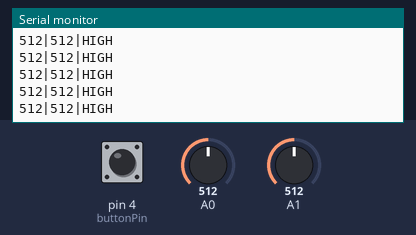
Bench run of a sketch on a simulated Arduino Uno, built with avr-gcc and run on an emulated ATmega328P. Shown: the last lines printed to the serial monitor. The test bench sets the inputs (shaded band); at power-on: pin 4 (buttonPin) HIGH, A0 = 512, A1 = 512.

Above: at 1.2 s.
1.3 s: pin 4 (buttonPin) pulled LOW for 0.2 s
At 1.45 s:
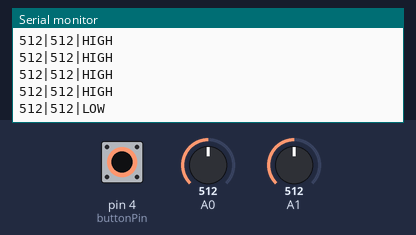
3.0 s: A0 set to 0
At 3.23 s:
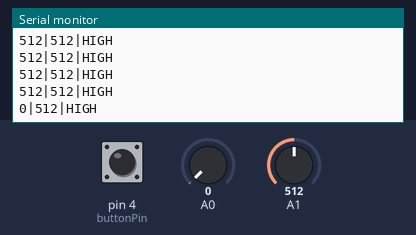
6.0 s: A0 set to 1023
At 6.12 s:
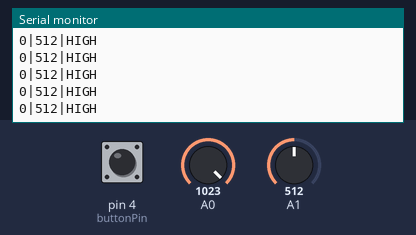
9.0 s: A1 set to 716
At 9.07 s:
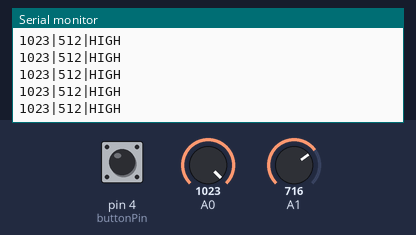
10.5 s: A1 set to 0
At 10.54 s:
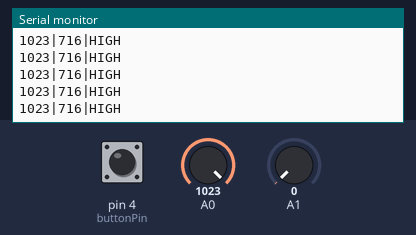
13.5 s: pin 4 (buttonPin) pulled LOW for 1 s
At 13.76 s:
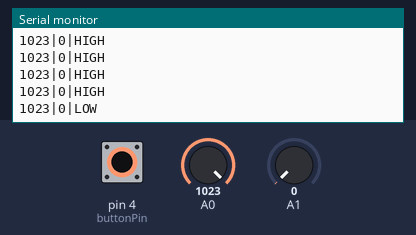
Timing chart, 0 to 16.5 s (numbered marks = the images above; inputs shaded):
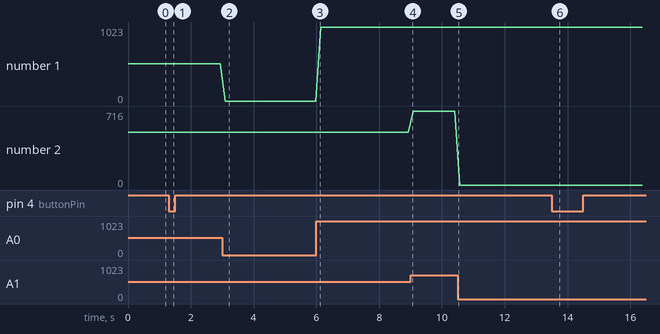

Measured:
- after the input at 1.3 s, the serial monitor: prints a new line at once (image 1)
- after the input at 3.0 s, the serial monitor: prints a new line after 0.10 s (image 2)
- after the input at 13.5 s, the serial monitor: prints a new line after 0.13 s (image 6)
- plotted number 1: 512 → 0 after the input at 3.0 s, 0 → 1023 after the input at 6.0 s
- plotted number 2: 512 → 716 after the input at 9.0 s, 716 → 0 after the input at 10.5 s

The sketch:

HC05_BT_with_joystick.ino
```cpp
#include <SoftwareSerial.h>
SoftwareSerial BT(11,10);

int buttonPin = 4; //SW for joystick
int buttonState;

void setup() {
  BT.begin(9600);
  Serial.begin(9600);
  pinMode(buttonPin, INPUT_PULLUP);
}

void loop() {
  int xVal = analogRead(A0);
  int yVal = analogRead(A1);
  buttonState = digitalRead(buttonPin);

  BT.println(String(xVal) + "|" + String(yVal) + "|" + String(buttonState)); //else string BT.print(); together

  Serial.println(String(xVal) + "|" + String(yVal) + "|" + (buttonState == LOW ? "LOW" : "HIGH"));

  delay(150);

}
```
